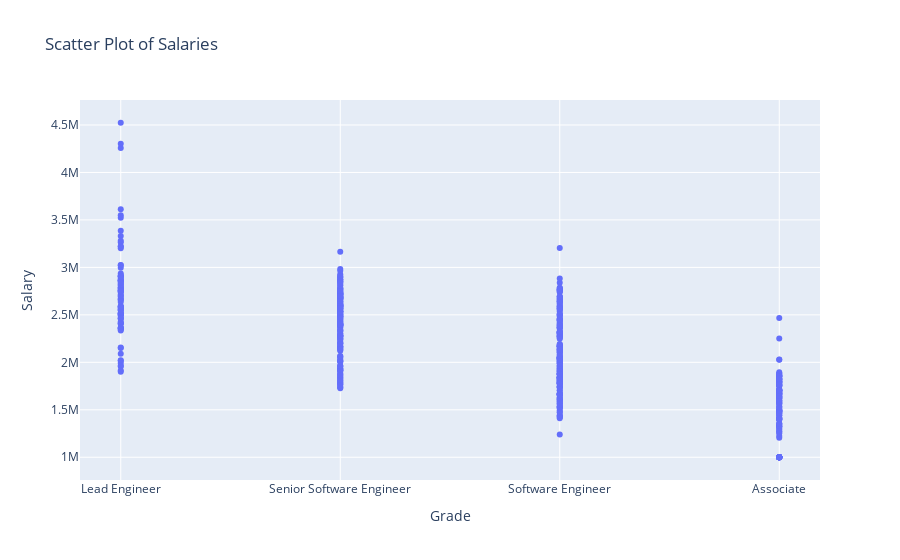

Write notebook code for a chart like this one.
### Code cell
fig = px.scatter(df, x='Grade', y='Current_Base_Pay', title='Scatter Plot of Salaries')
fig.update_traces(textposition='top center') 
fig.update_layout(yaxis_title='Salary')
fig.show()

### Figure 1 — Plotly figure (JSON) as saved in the notebook; plotly's stock layout.template omitted (floating-point values rounded to 4 significant figures; data arrays with more than 128 entries replaced by an {"elided": "..."} marker saying what was removed)
{"data": [{"hovertemplate": "Grade=%{x}<br>Current_Base_Pay=%{y}<extra></extra>", "legendgroup": "", "marker": {"color": "#636efa", "symbol": "circle"}, "mode": "markers", "name": "", "orientation": "v", "showlegend": false, "textposition": "top center", "type": "scatter", "x": {"elided": "561 str values"}, "xaxis": "x", "y": {"elided": "561 int values"}, "yaxis": "y"}], "layout": {"legend": {"tracegroupgap": 0}, "title": {"text": "Scatter Plot of Salaries"}, "xaxis": {"anchor": "y", "domain": [0, 1], "title": {"text": "Grade"}}, "yaxis": {"anchor": "x", "domain": [0, 1], "title": {"text": "Salary"}}}}
